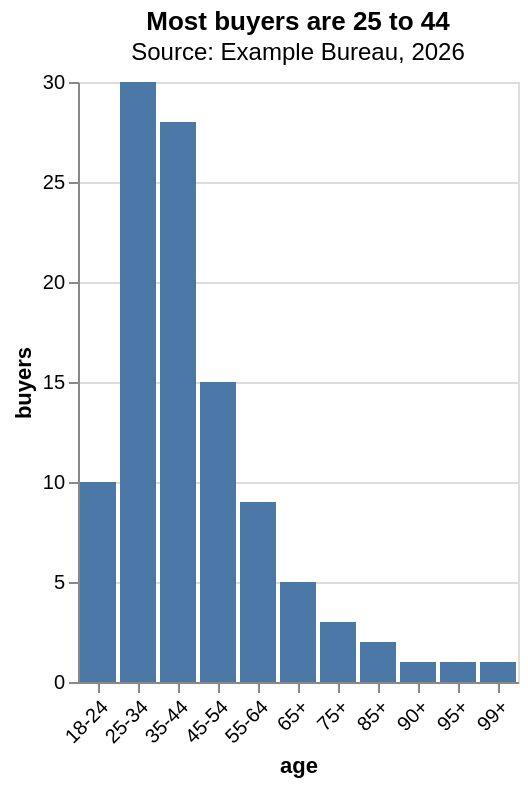

Describe this chart as a Vega-Lite specification.
### Vega-Lite specification from a JSON file in a GitHub repository (floating-point values rounded to 4 significant figures)
{"$schema": "https://vega.github.io/schema/vega-lite/v6.json", "title": {"text": "Most buyers are 25 to 44", "subtitle": "Source: Example Bureau, 2026"}, "data": {"values": [{"age": "18-24", "buyers": 10, "year": 2025}, {"age": "25-34", "buyers": 30, "year": 2025}, {"age": "35-44", "buyers": 28, "year": 2025}, {"age": "45-54", "buyers": 15, "year": 2025}, {"age": "55-64", "buyers": 9, "year": 2025}, {"age": "65+", "buyers": 5, "year": 2025}, {"age": "75+", "buyers": 3, "year": 2025}, {"age": "85+", "buyers": 2, "year": 2025}, {"age": "90+", "buyers": 1, "year": 2025}, {"age": "95+", "buyers": 1, "year": 2025}, {"age": "99+", "buyers": 1, "year": 2025}]}, "mark": "bar", "encoding": {"x": {"field": "age", "type": "nominal", "axis": {"labelAngle": -45}}, "y": {"field": "buyers", "type": "quantitative"}}}
